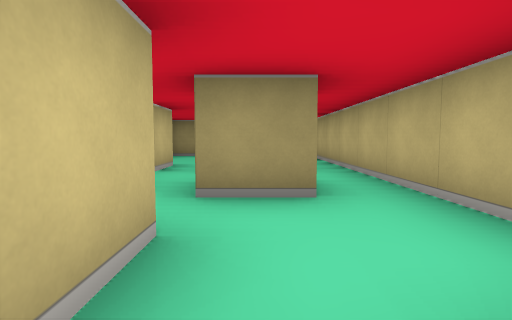
View 1 (above)

24 first-person views from a walk through a cub3D level. The camera is about half as high as the walls, tilts 4° down and sees 80° across. The floor is counted in squares. Each view is taken from the middle of a square. On the plan, view 1 faces up. The plan holds only what a view shows up to about 9 squares ahead; the rest is blank.

View 2
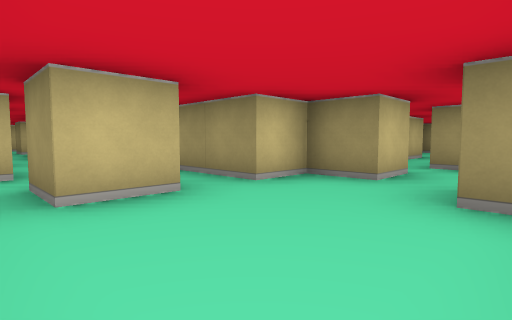

View 3
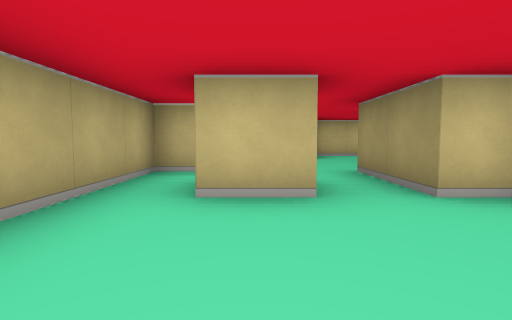

View 4
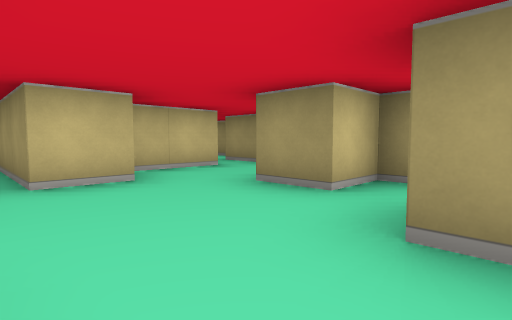

View 5
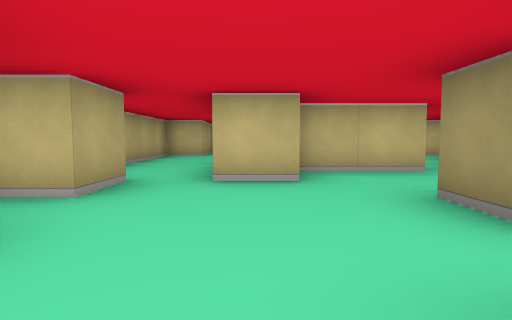

View 6
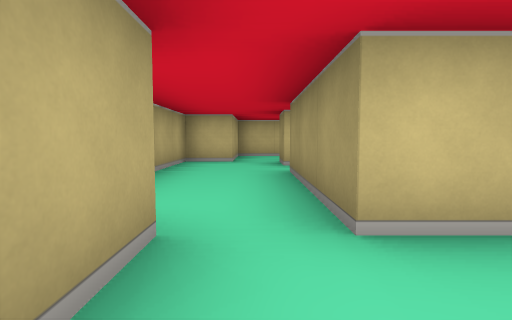

View 7
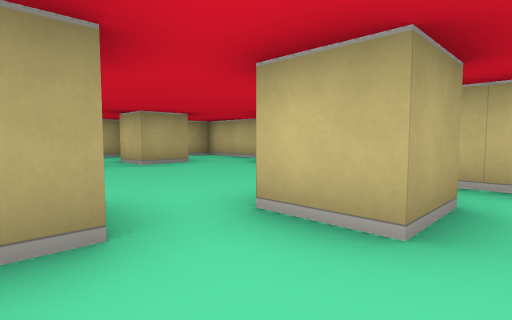

View 8
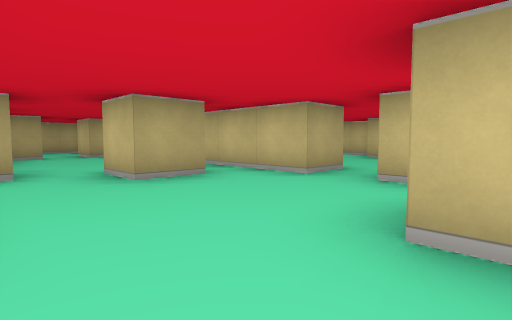

View 9
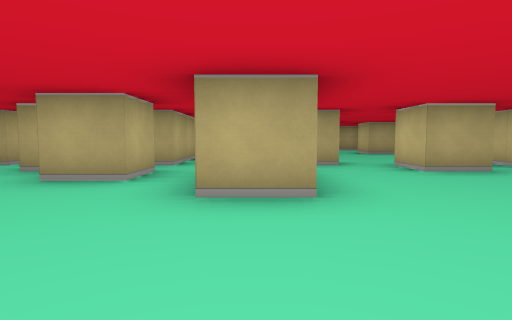

View 10
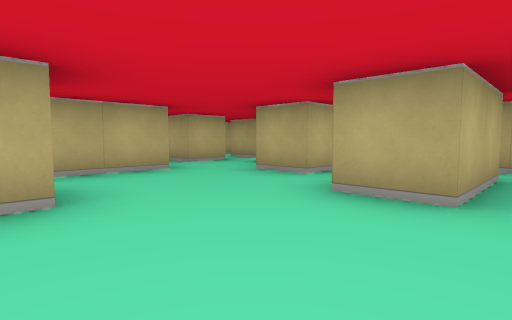

View 11
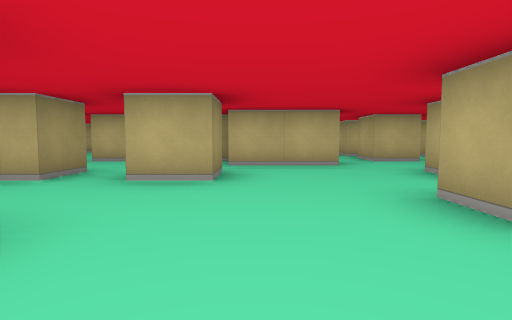

View 12
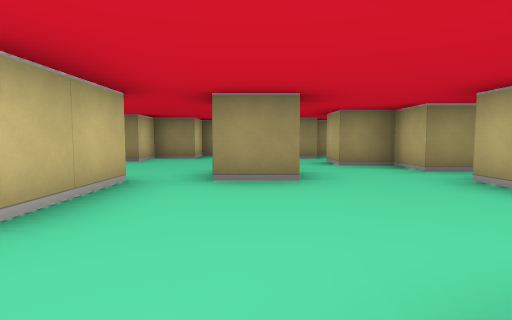

View 13
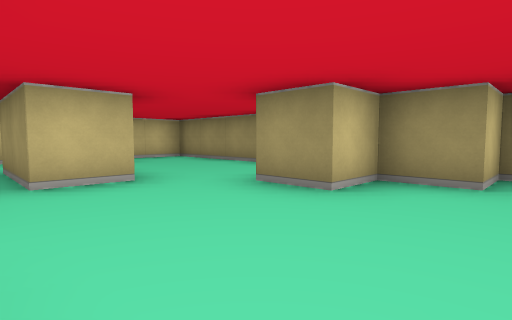

View 14
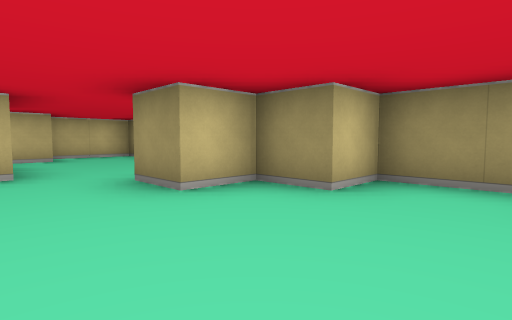

View 15
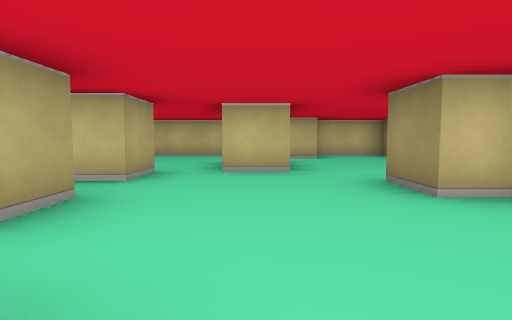

View 16
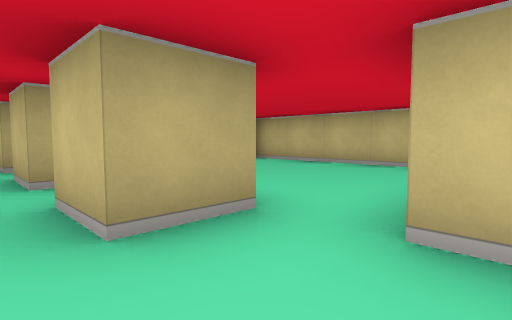

View 17
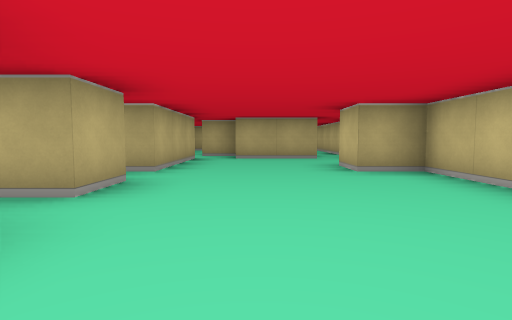

View 18
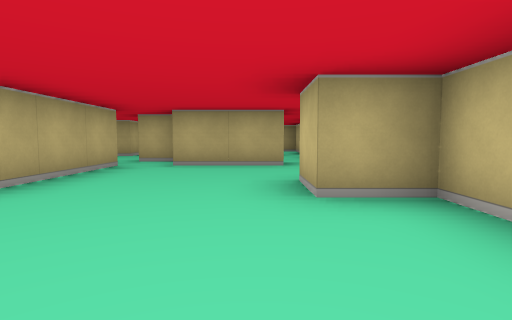

View 19
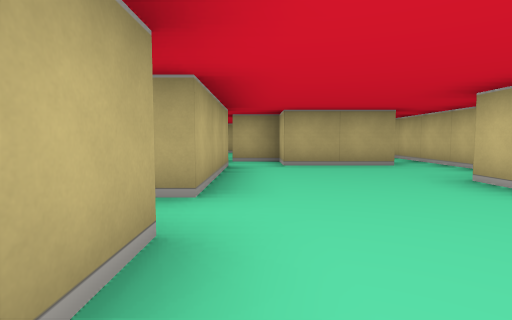

View 20
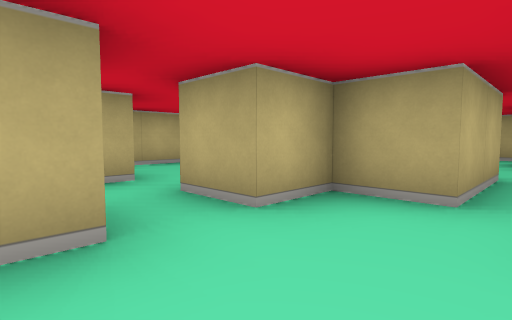

View 21
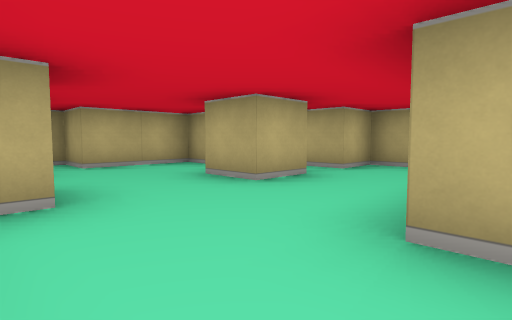

View 22
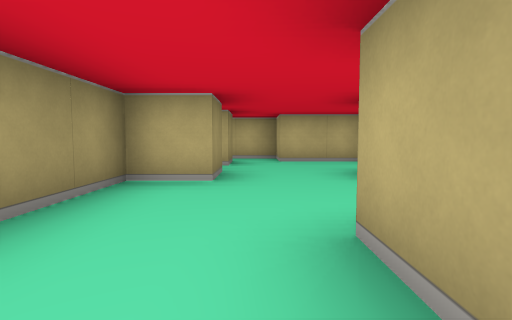

View 23
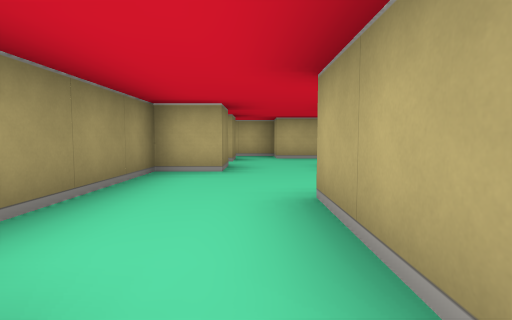

View 24
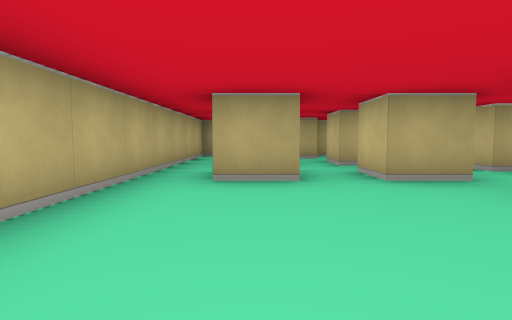

### Floor plan
Key: @ floor where view 1 was taken; # wall or solid block; . floor.
Columns run from 17 left of view 1 to 2 right of it. Each row starts with its distance up from view 1.
 15 ####   #########
 14 #.... ##..#....#.# #
 13 #.....#............#
 12 ##.........##.....##
 11 #..##.......#..#..#
 10 #........#.......###
  9 #....#.#....#..#...#
  8 #......#......##...#
  7 #....#........#....#
  6 #.........#........#
  5 ##...#....#.##.#.#.#
  4 #....#.#.....#.....#
  3 #....#...##.##.#.#.#
  2 #.###.......####...#
  1 #.  #....#..#...#..#
  0 #.  .....#....###@##
 -1    #..#.###........
 -2    ##..........#...
 -3     ##.....#.#.....
 -4      ####    ####

Where each view was taken, in squares from view 1:
view 1: 0 up, 0 right, facing up
view 2: 3 down, 1 right, facing up-left
view 3: 2 down, 1 right, facing left
view 4: 2 down, 3 left, facing up-left
view 5: 1 down, 3 left, facing left
view 6: 2 down, 5 left, facing left
view 7: 5 up, 8 left, facing down-left
view 8: 8 up, 8 left, facing down-left
view 9: 9 up, 7 left, facing down
view 10: 9 up, 8 left, facing down-right
view 11: 8 up, 9 left, facing right
view 12: 6 up, 8 left, facing up
view 13: 10 up, 9 left, facing up-left
view 14: 11 up, 8 left, facing up-left
view 15: 11 up, 8 left, facing left
view 16: 11 up, 11 left, facing down-left
view 17: 10 up, 14 left, facing down
view 18: 8 up, 15 left, facing down
view 19: 8 up, 13 left, facing down
view 20: 11 up, 4 left, facing down-right
view 21: 14 up, 5 left, facing down-right
view 22: 13 up, 6 left, facing right
view 23: 13 up, 7 left, facing right
view 24: 9 up, 0 right, facing down
